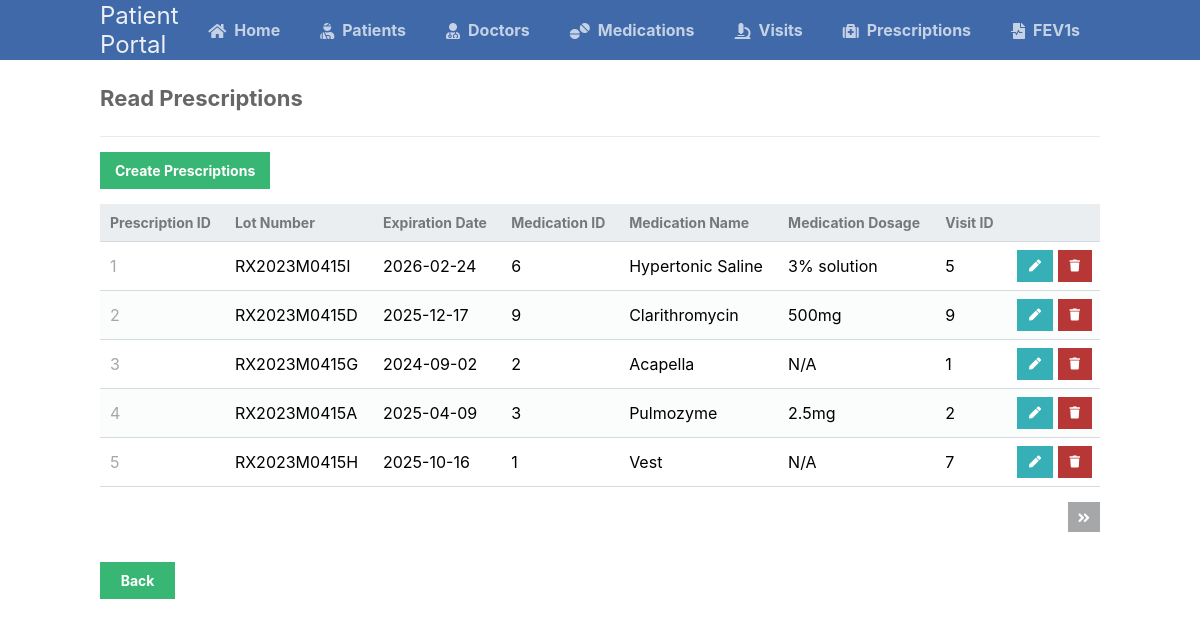
The app's page /scripts/prescriptions_table/prescriptions_read.php with its own data.
### tables this page shows
CREATE TABLE prescriptions (
	prescription_id INT AUTO_INCREMENT NOT NULL UNIQUE,
	medication_id INT NOT NULL,
	visit_id INT NOT NULL,
	prescription_lot_num VARCHAR(100) NOT NULL,
	prescription_expiration_date DATE NOT NULL,
	PRIMARY KEY (prescription_id),
	CONSTRAINT prescription_FK1 FOREIGN KEY (medication_id) REFERENCES medications (medication_id),
	CONSTRAINT prescription_FK2 FOREIGN KEY (visit_id) REFERENCES visits (visit_id)
);

CREATE TABLE medications (
	medication_id INT AUTO_INCREMENT NOT NULL UNIQUE,
	medication_name VARCHAR(100) NOT NULL,
	medication_enzyme_status CHAR(3) NOT NULL CHECK (medication_enzyme_status IN ("Yes", "No")),	
	medication_enzyme_type VARCHAR(255),
	medication_dosage VARCHAR(255) NOT NULL,
	medication_quantity INT NOT NULL,
	medication_frequency CHAR(3) CHECK (medication_frequency IN ("QD", "BID", "TID", "QHS", "N/A")), 
	PRIMARY KEY (medication_id)
);

CREATE TABLE visits (
	visit_id INT AUTO_INCREMENT NOT NULL UNIQUE,
	doctor_id INT NOT NULL,
	patient_id INT NOT NULL,
	date_of_visit DATE NOT NULL,
	PRIMARY KEY (visit_id),
	CONSTRAINT visit_FK1 FOREIGN KEY (doctor_id) REFERENCES doctors (doctor_id),
	CONSTRAINT visit_FK2 FOREIGN KEY (patient_id) REFERENCES patients (patient_id)
);

### scripts/prescriptions_table/prescriptions_read.php (the view, shortened to what this page needs)
<?php
@include_once (APP_ROOT.APP_FOLDER_NAME . '/scripts/functions.php');
$pdo = pdo_connect_mysql();
$page = isset($_GET['page']) && is_numeric($_GET['page']) ? (int)$_GET['page'] : 1;
$records_per_page = 5;
$stmt = $pdo->prepare('SELECT * FROM medications AS M, prescriptions AS Pr, visits AS V WHERE M.medication_id = Pr.medication_id AND V.visit_id = Pr.visit_id ORDER BY Pr.prescription_id LIMIT :current_page, :record_per_page');
$stmt->bindValue(':current_page', ($page-1)*$records_per_page, PDO::PARAM_INT);
$stmt->bindValue(':record_per_page', $records_per_page, PDO::PARAM_INT);
$stmt->execute();
$prescriptions = $stmt->fetchAll(PDO::FETCH_ASSOC);
$num_prescriptions = $pdo->query('SELECT COUNT(*) FROM prescriptions')->fetchColumn();
?>
<?=template_header('Read')?>
<div class="content read">
	<h2>Read Prescriptions</h2>
	<a href="prescriptions_create.php" class="create-contact">Create Prescriptions</a>
	<table>
        <thead>
            <tr>
                <td>Prescription ID</td>
                <td>Lot Number</td>
                <td>Expiration Date</td>
                <td>Medication ID</td>
                <td>Medication Name</td>
                <td>Medication Dosage</td>
                <td>Visit ID</td>
                <td></td>
            </tr>
        </thead>
        <tbody>
            <?php foreach ($prescriptions as $prescription): ?>
            <tr>
                <td><?=$prescription['prescription_id']?></td>
                <td><?=$prescription['prescription_lot_num']?></td>
                <td><?=$prescription['prescription_expiration_date']?></td>
                <td><?=$prescription['medication_id']?></td>
                <td><?=$prescription['medication_name']?></td>
                <td><?=$prescription['medication_dosage']?></td>
                <td><?=$prescription['visit_id']?></td>
                <td class="actions">
                    <a href="prescriptions_update.php?prescription_id=<?=$prescription['prescription_id']?>&medication_id=<?=$prescription['medication_id']?>&visit_id=<?=$prescription['visit_id']?>" class="edit"><i class="fas fa-pen fa-xs"></i></a>
                    <a href="prescriptions_delete.php?prescription_id=<?=$prescription['prescription_id']?>" class="trash"><i class="fas fa-trash fa-xs"></i></a>
                </td>
            </tr>
            <?php endforeach; ?>
        </tbody>
    </table>
	<div class="pagination">
		<?php if ($page*$records_per_page < $num_prescriptions): ?>
		<a href="prescriptions_read.php?page=<?=$page+1?>"><i class="fas fa-angle-double-right fa-sm"></i></a>
		<?php endif; ?>
	</div>
    <a class="back" href="..\landingPage.php">Back</a>
</div>
<?=template_footer()?>

### styles/style.css (style rules this page uses)
* { box-sizing: border-box; font-family: -apple-system, BlinkMacSystemFont, "segoe ui", roboto, oxygen, ubuntu, cantarell, "fira sans", "droid sans", "helvetica neue", Arial, sans-serif; font-size: 16px; -webkit-font-smoothing: antialiased; -moz-osx-font-smoothing: grayscale; }
body { background-color: #FFFFFF; margin: 0; }
.content { width: 1000px; margin: 0 auto; }
.content h2 { margin: 0; padding: 25px 0; font-size: 22px; border-bottom: 1px solid #ebebeb; color: #666666; }
.read .create-contact { display: inline-block; text-decoration: none; background-color: #38b673; font-weight: bold; font-size: 14px; color: #FFFFFF; padding: 10px 15px; margin: 15px 0; }
.read .pagination { display: flex; justify-content: flex-end; }
.read .pagination a { display: inline-block; text-decoration: none; background-color: #a5a7a9; font-weight: bold; color: #FFFFFF; padding: 5px 10px; margin: 15px 0 15px 5px; }
.read table { width: 100%; padding-top: 30px; border-collapse: collapse; }
.read table thead { background-color: #ebeef1; border-bottom: 1px solid #d3dae0; }
.read table thead td { padding: 10px; font-weight: bold; color: #767779; font-size: 14px; }
.read table tbody tr { border-bottom: 1px solid #d3dae0; }
.read table tbody tr:nth-child(even) { background-color: #fbfcfc; }
.read table tbody tr td { padding: 10px; }
.read table tbody tr td:nth-child(1) { color: #a5a7a9; }
.read table tbody tr td.actions { padding: 8px; text-align: right; }
.read table tbody tr td.actions .edit, .read table tbody tr td.actions .trash { display: inline-flex; text-align: right; text-decoration: none; color: #FFFFFF; padding: 10px 12px; }
.read table tbody tr td.actions .trash { background-color: #b73737; }
.read table tbody tr td.actions .edit { background-color: #37afb7; }
.back { display: block; background-color: #38b673; border: 0; font-weight: bold; font-size: 14px; color: #FFFFFF; cursor: pointer; width: 75px; margin-top: 15px; text-align: center; padding: 10px; text-decoration: none; }

### records on screen
prescriptions: prescription_id "1", prescription_lot_num "RX2023M0415I", prescription_expiration_date "2026-02-24", medication "6", medication.medication_name "Hypertonic Saline", medication.medication_dosage "3% solution", visit.visit_id "5"
prescriptions: prescription_id "2", prescription_lot_num "RX2023M0415D", prescription_expiration_date "2025-12-17", medication "9", medication.medication_name "Clarithromycin", medication.medication_dosage "500mg", visit.visit_id "9"
prescriptions: prescription_id "3", prescription_lot_num "RX2023M0415G", prescription_expiration_date "2024-09-02", medication "2", medication.medication_name "Acapella", medication.medication_dosage "N/A", visit.visit_id "1"
prescriptions: prescription_id "4", prescription_lot_num "RX2023M0415A", prescription_expiration_date "2025-04-09", medication "3", medication.medication_name "Pulmozyme", medication.medication_dosage "2.5mg", visit.visit_id "2"
prescriptions: prescription_id "5", prescription_lot_num "RX2023M0415H", prescription_expiration_date "2025-10-16", medication "1", medication.medication_name "Vest", medication.medication_dosage "N/A", visit.visit_id "7"
